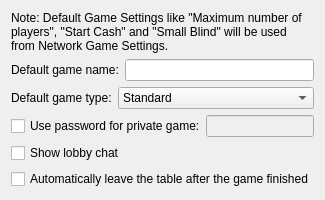
           <widget class="QWidget" name="tab_5">
            <attribute name="title">
             <string>Game</string>
            </attribute>
            <layout class="QGridLayout" name="gridLayout_5">
             <item row="0" column="0">
              <widget class="QLabel" name="label_43">
               <property name="text">
                <string>Note: Default Game Settings like &quot;Maximum number of players&quot;, &quot;Start Cash&quot; and &quot;Small Blind&quot; will be used from Network Game Settings.</string>
               </property>
               <property name="textFormat">
                <enum>Qt::PlainText</enum>
               </property>
               <property name="wordWrap">
                <bool>true</bool>
               </property>
              </widget>
             </item>
             <item row="1" column="0">
              <layout class="QHBoxLayout" name="horizontalLayout_8">
               <item>
                <widget class="QLabel" name="label_23">
                 <property name="text">
                  <string>Default game name:</string>
                 </property>
                </widget>
               </item>
               <item>
                <widget class="QLineEdit" name="lineEdit_internetGameName">
                 <property name="inputMethodHints">
                  <set>Qt::ImhNoPredictiveText</set>
                 </property>
                </widget>
               </item>
              </layout>
             </item>
             <item row="2" column="0">
              <layout class="QHBoxLayout" name="horizontalLayout_6">
               <item>
                <widget class="QLabel" name="label_17">
                 <property name="text">
                  <string>Default game type:</string>
                 </property>
                </widget>
               </item>
               <item>
                <widget class="QComboBox" name="comboBox_internetGameType">
                 <property name="sizePolicy">
                  <sizepolicy hsizetype="MinimumExpanding" vsizetype="Fixed">
                   <horstretch>0</horstretch>
                   <verstretch>0</verstretch>
                  </sizepolicy>
                 </property>
                 <item>
                  <property name="text">
                   <string>Standard</string>
                  </property>
                  <property name="icon">
                   <iconset resource="../resources/pokerth.qrc">
                    <normaloff>:/gfx/player_play.png</normaloff>:/gfx/player_play.png</iconset>
                  </property>
                 </item>
                 <item>
                  <property name="text">
                   <string>Registered players only</string>
                  </property>
                  <property name="icon">
                   <iconset resource="../resources/pokerth.qrc">
                    <normaloff>:/gfx/registered.png</normaloff>:/gfx/registered.png</iconset>
                  </property>
                 </item>
                 <item>
                  <property name="text">
                   <string>Invited players only</string>
                  </property>
                  <property name="icon">
                   <iconset resource="../resources/pokerth.qrc">
                    <normaloff>:/gfx/list_add_user.png</normaloff>:/gfx/list_add_user.png</iconset>
                  </property>
                 </item>
                 <item>
                  <property name="text">
                   <string>Ranking game</string>
                  </property>
                  <property name="icon">
                   <iconset resource="../resources/pokerth.qrc">
                    <normaloff>:/gfx/cup.png</normaloff>:/gfx/cup.png</iconset>
                  </property>
                 </item>
                </widget>
               </item>
              </layout>
             </item>
             <item row="3" column="0">
              <layout class="QHBoxLayout" name="horizontalLayout_2">
               <property name="spacing">
                <number>0</number>
               </property>
               <item>
                <widget class="QCheckBox" name="checkBox_UseInternetGamePassword">
                 <property name="text">
                  <string>Use password for private game:</string>
                 </property>
                 <property name="icon">
                  <iconset resource="../resources/pokerth.qrc">
                   <normaloff>:/gfx/lock.png</normaloff>:/gfx/lock.png</iconset>
                 </property>
                </widget>
               </item>
               <item>
                <widget class="QLineEdit" name="lineEdit_InternetGamePassword">
                 <property name="enabled">
                  <bool>false</bool>
                 </property>
                 <property name="echoMode">
                  <enum>QLineEdit::Password</enum>
                 </property>
                </widget>
               </item>
              </layout>
             </item>
             <item row="4" column="0">
              <widget class="QCheckBox" name="checkBox_UseLobbyChat">
               <property name="text">
                <string>Show lobby chat</string>
               </property>
              </widget>
             </item>
             <item row="5" column="0">
              <widget class="QCheckBox" name="checkBox_InetGane_AutoLeaveTheTableAfterGameFinished">
               <property name="text">
                <string>Automatically leave the table after the game finished</string>
               </property>
              </widget>
             </item>
            </layout>
           </widget>
